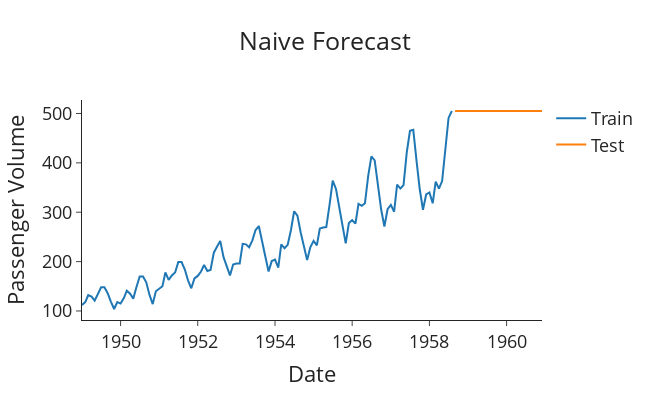

The code cell stored with this chart in its notebook:
### Markdown cell above
### 1) Naive forecast (simply means to take the last model value)

### Code cell
df['naive_forecast']=train['Number_of_Passengers'].iloc[-1]
plot_func(df['naive_forecast'],'Naive Forecast')
